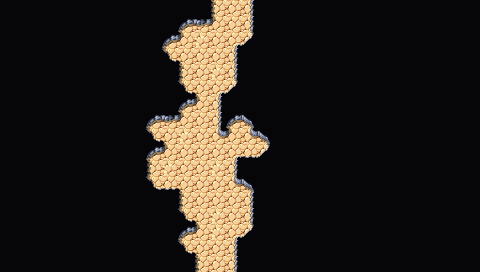

The image is a tile-based game level rendered from a .tmx file. Its description and source (layers, tilesets, objects; grid data summarised) follow:
An orthogonal 30x17 tile map with 16x16 px tiles, 3 tile layers (Background, Walls, Clutter), 2 tilesets and 2 objects.

<map version="1.10" tiledversion="1.10.1" orientation="orthogonal" renderorder="right-down" width="30" height="17" tilewidth="16" tileheight="16" infinite="0" nextlayerid="6" nextobjectid="66">
 <editorsettings>
  <export target="wastetown..tmx" format="tmx" />
 </editorsettings>
 <tileset firstgid="1" source="../../../../../common/maps/tileset/main.tsx" />
 <tileset firstgid="10113" source="../../../../../common/maps/tileset/buildings.tsx" />
 <layer id="1" name="Background" width="30" height="17">
  <data>[510 cells, 510 non-empty, 1 distinct tile ids]</data>
 </layer>
 <layer id="2" name="Walls" width="30" height="17">
  <data>[510 cells, 491 non-empty, 17 distinct tile ids]</data>
 </layer>
 <layer id="3" name="Clutter" width="30" height="17">
  <properties>
   <property name="spriteLayer" type="bool" value="true" />
  </properties>
  <data>[510 cells, 0 non-empty, 0 distinct tile ids]</data>
 </layer>
 <objectgroup id="4" name="Objects">
  <object id="38" template="../../../../../common/maps/obj/entry_up.tx" x="209" y="272">
   <properties>
    <property name="teleport" value="" />
   </properties>
  </object>
  <object id="65" template="../../../../../common/maps/obj/door_down.tx" x="224.166" y="17">
   <properties>
    <property name="teleport" value="../Shandalar Old Border/maps/map/cave/cave_multilevel/cave_16B.tmx" />
    <property name="teleportObjectId" value="66" />
   </properties>
  </object>
 </objectgroup>
</map>
